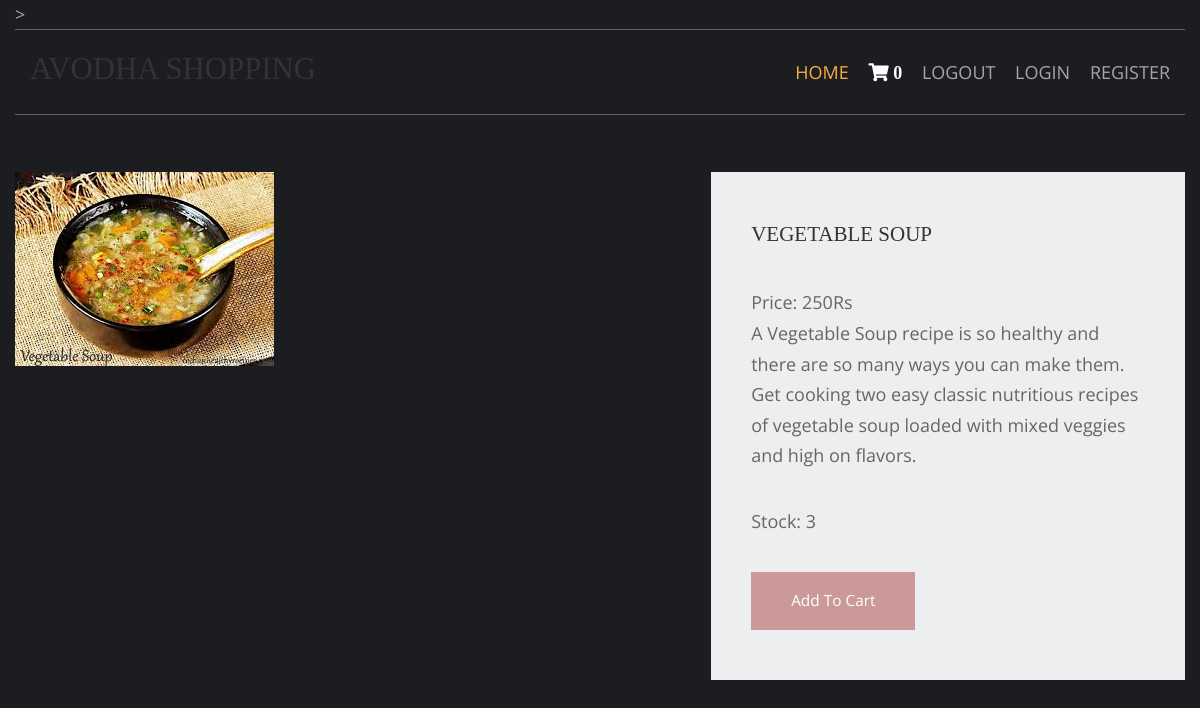
The page /vegetables-recipes/vegetable-soup on the database its author committed.
### shop/models.py (models this page shows, shortened)
class products(models.Model):
    name=models.CharField(max_length=150,unique=True)
    slug=models.SlugField(max_length=150,unique=True)
    img=models.ImageField(upload_to='product')
    desc=models.TextField()
    stock=models.IntegerField()
    available=models.BooleanField()
    price=models.IntegerField()
    category=models.ForeignKey(categ,on_delete=models.CASCADE)

### shop/views.py (the view)
# urls.py: path('<slug:c_slug>/<slug:product_slug>',views.prodDetails,name='details'),
def prodDetails(request,c_slug,product_slug):
    try:
        prod=products.objects.get(category__slug=c_slug,slug=product_slug)
    except Exception as e:
        raise e
    return render(request,'item.html',{'pr':prod})

### cart/context_processor.py (called while the page is built)
def count(request):
    item_count=0
    if 'admin' in request.path:
        return{}
    else:
        try:
            ct=cartlist.objects.filter(cart_id=c_id(request))
            cti=items.objects.all().filter(cart=ct[:1])
            for c in cti:
                item_count+=c.quan
        except cartlist.DoesNotExist:
            item_count=0
        return dict(itc=item_count)

### cart/views.py (called while the page is built)
def c_id(request):
    ct_id=request.session.session_key
    if not ct_id:
        ct_id=request.session.create()
    return ct_id

### templates/item.html (shortened to what this page needs)
{% extends 'base.html' %}
{% load static %}
{% block content %}
<html lang="en">
<head>
    <link href="{% static 'pr/fontawesome/css/all.min.css' %}" rel="stylesheet" />
    <link href="{% static 'pr/css/templatemo-comparto.css' %}" rel="stylesheet" />
</head>
<body>
  <br><br>
        <section class="tm-mb-1" id="about">
            <div class="tm-row tm-about-row">
                <div class="tm-section-1-l">
                    <img src="{{pr.img.url}}" alt="About image" class="tm-img-responsive">
                </div>
                <article class="tm-section-1-r tm-bg-color-8">
                    <h2 class="tm-mb-2 tm-title-color">{{pr.name}}</h2>
                    <p>Price: {{pr.price}}Rs<br>{{pr.desc}}</p>
                    <p>Stock: {{pr.stock}}</p>
{% if pr.stock <= 0 %}
<h1 style="color:red">Sorry-No stock left</h1>
                {% else %}
                <a href="{% url 'addcart' pr.id %}" class="tm-btn tm-btn-1 tm-link-to-services">Add To Cart</a>
{% endif %}
                </article>
            </div>
        </section>
</body>
</html>
{% endblock %}

### static/hm/layout/styles/layout.css (style rules this page uses)
*, *::before, *::after { transition:all .3s ease-in-out; }
body { color:#A5A6AA; background-color:#1C1D21; }
a { color:#FBAB45; }

### static/pr/css/templatemo-comparto.css (style rules this page uses)
*, *::before, *::after { box-sizing: border-box; outline: none; }
ul, h1, h2, h3, h4, p, figure { padding: 0; margin: 0; }
body { font-family: 'Open Sans', Arial, sans-serif; font-size: 18px; overflow-x: hidden; padding-left: 15px; padding-right: 15px; margin: 0; }
h2 { font-size: 1.5rem; }
a { transition: all 0.3s ease; text-decoration: none; }
p { color: #666; line-height: 1.7; margin-bottom: 35px; }
h1, h2, h3, h4, h5, h6 { color: #333; }
.tm-mb-1 { margin-bottom: 20px; }
.tm-mb-2 { margin-bottom: 40px; }
.tm-bg-color-8 { background-color: #EDEEEF; }
.tm-img-responsive { max-width: 100%; height: auto; }
.tm-section-1-l { width: 57.85%; margin-right: 1.65%; }
.tm-section-1-r { padding: 50px 40px; width: 40.5%; }
.tm-row { display: flex; }
.tm-btn { display: inline-block; padding: 15px 40px; font-size: 1.1rem; border: none; background-color: #CC9999; color: white; }
a { color: #666; }

### static/hm/layout/styles/framework.css (style rules this page uses)
html { overflow-y:scroll; overflow-x:hidden; }
html, body { margin:0; padding:0; font-size:14px; line-height:1.6em; }
*, *::before, *::after { box-sizing:border-box; }
a { outline:none; text-decoration:none; }
img { width:auto; max-width:100%; height:auto; margin:0; padding:0; border:none; line-height:normal; vertical-align:middle; }
body, input, textarea, select { font-family:Verdana, Geneva, sans-serif; }
h1, h2, h3, h4, h5, h6, .heading { font-family:Georgia, "Times New Roman", Times, serif; }
::placeholder { opacity:1; }
h1, h2, h3, h4, h5, h6, .heading { margin:0 0 20px 0; font-size:1.4rem; line-height:normal; font-weight:normal; text-transform:uppercase; }
address, article, aside, figcaption, figure, footer, header, main, nav, section { display:block; margin:0; padding:0; }

### rows shown on the page
products: img (picture), name "VEGETABLE SOUP", price "250", desc "A Vegetable Soup recipe is so healthy and there are so many ways you can make them. Get cooking two easy classic nutritious recipes of vegetable soup loaded with mixed veggies and high on flavors.", stock "3"

### other values the page prints
{{ itc }} "0"
